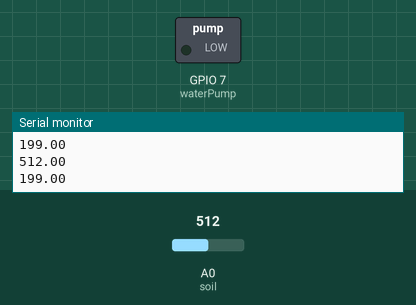
The sketch below on a simulated ESP8266 (Wemos D1 mini). On the bench: switched loads named in the sketch (green lamp = pin HIGH), the last lines printed to the serial monitor. Inputs (shaded band) come from the test bench; at power-on: A0 (soil) = 512.

Above: at 5.0 s.
5.1 s: A0 (soil) set to 964
8.0 s: A0 (soil) set to 987
At 10.7 s:
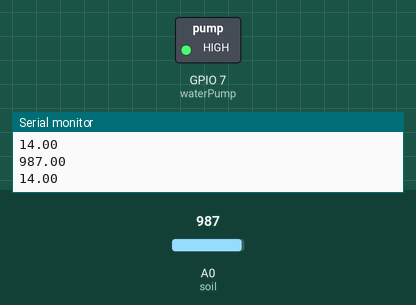
11.3 s: A0 (soil) set to 830
14.0 s: A0 (soil) set to 804
At 16.6 s:
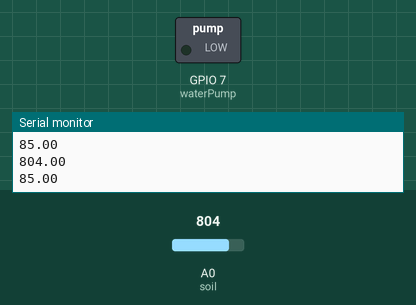
17.3 s: A0 (soil) set to 1023
At 20.1 s:
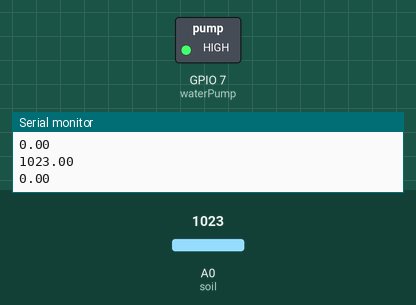
Timing chart, 0 to 21.3 s (numbered marks = the images above; inputs shaded):
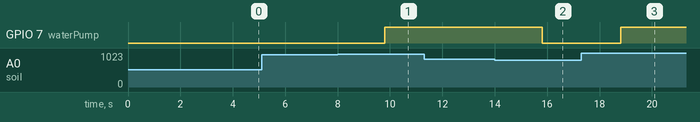

Measured:
- the behaviour switches between 972 and 973 on A0 (soil) (found by bisection; images 0 and 1)
- the behaviour switches between 820 and 819 on A0 (soil) (found by bisection; images 1 and 2)
- after the input at 8.0 s, GPIO 7 (waterPump): LOW → HIGH after 1.8 s
- after the input at 14.0 s, GPIO 7 (waterPump): HIGH → LOW after 1.8 s
- after the input at 17.3 s, GPIO 7 (waterPump): LOW → HIGH after 1.5 s

The sketch:

code2.0.ino
```cpp
#define BLYNK_TEMPLATE_ID "TMPLhXCPLb7P"
#define BLYNK_DEVICE_NAME "plant watering system"
#define BLYNK_AUTH_TOKEN "C3eji_8lTqVjf6N0sy78w4eKGHNG_cHW"
#define BLYNK_FIRMWARE_VERSION        "0.1.0"

#define BLYNK_PRINT Serial
#define BLYNK_DEBUG
#include <Blynk.h>

#define APP_DEBUG

#define USE_NODE_MCU_BOARD
BlynkTimer timer;

#include "BlynkEdgent.h"
#define soil A0
#define waterPump 7
WidgetLED pump(V1);

float soilLevel, soilR;

/********Blynk lcd*******/
WidgetLCD vLcd(V2);

void sendSensor()
{
  readSoil();
  if(soilLevel>=80)
  {
    digitalWrite(waterPump, LOW);
    vLcd.print(0,0,"Water Pump OFF");
    pump.off();
  }

 if(soilLevel<20)
  {
    digitalWrite(waterPump, HIGH);
    vLcd.print(0,0, "Water Pump ON ");
    pump.on();
  }
}
void readSoil()
{
  soilR=analogRead(soil);
  Serial.println(soilR);
  soilLevel=map(soilR, 510, 1023, 200,0); // ajust soil level here
  Serial.println(soilLevel);
  Blynk.virtualWrite(V0, soilLevel);
  delay(1000);
}
void setup()
{
  Serial.begin(9600);
  pinMode(waterPump, OUTPUT);
  digitalWrite(waterPump, LOW);
  BlynkEdgent.begin();
  delay(2000);
   timer.setInterval(1000L, sendSensor);
}

void loop()
{
  BlynkEdgent.run();
  timer.run();
sendSensor();
}
```
